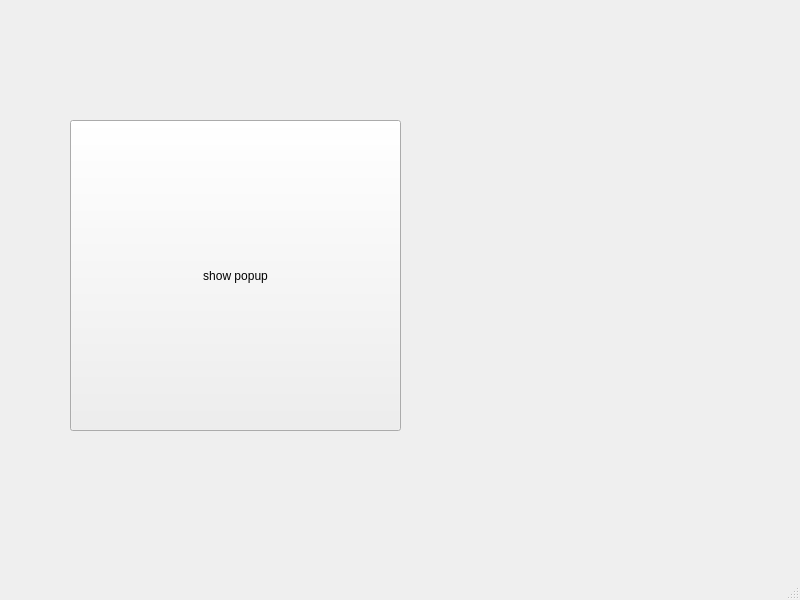
<?xml version="1.0" encoding="UTF-8"?>
<ui version="4.0">
 <class>MainWindow</class>
 <widget class="QMainWindow" name="MainWindow">
  <property name="geometry">
   <rect>
    <x>0</x>
    <y>0</y>
    <width>800</width>
    <height>600</height>
   </rect>
  </property>
  <property name="windowTitle">
   <string>MainWindow</string>
  </property>
  <widget class="QWidget" name="centralwidget">
   <widget class="QPushButton" name="button">
    <property name="geometry">
     <rect>
      <x>70</x>
      <y>120</y>
      <width>331</width>
      <height>311</height>
     </rect>
    </property>
    <property name="text">
     <string>show popup</string>
    </property>
   </widget>
  </widget>
  <widget class="QMenuBar" name="menubar">
   <property name="geometry">
    <rect>
     <x>0</x>
     <y>0</y>
     <width>800</width>
     <height>22</height>
    </rect>
   </property>
  </widget>
  <widget class="QStatusBar" name="statusbar"/>
 </widget>
 <resources/>
 <connections/>
</ui>
